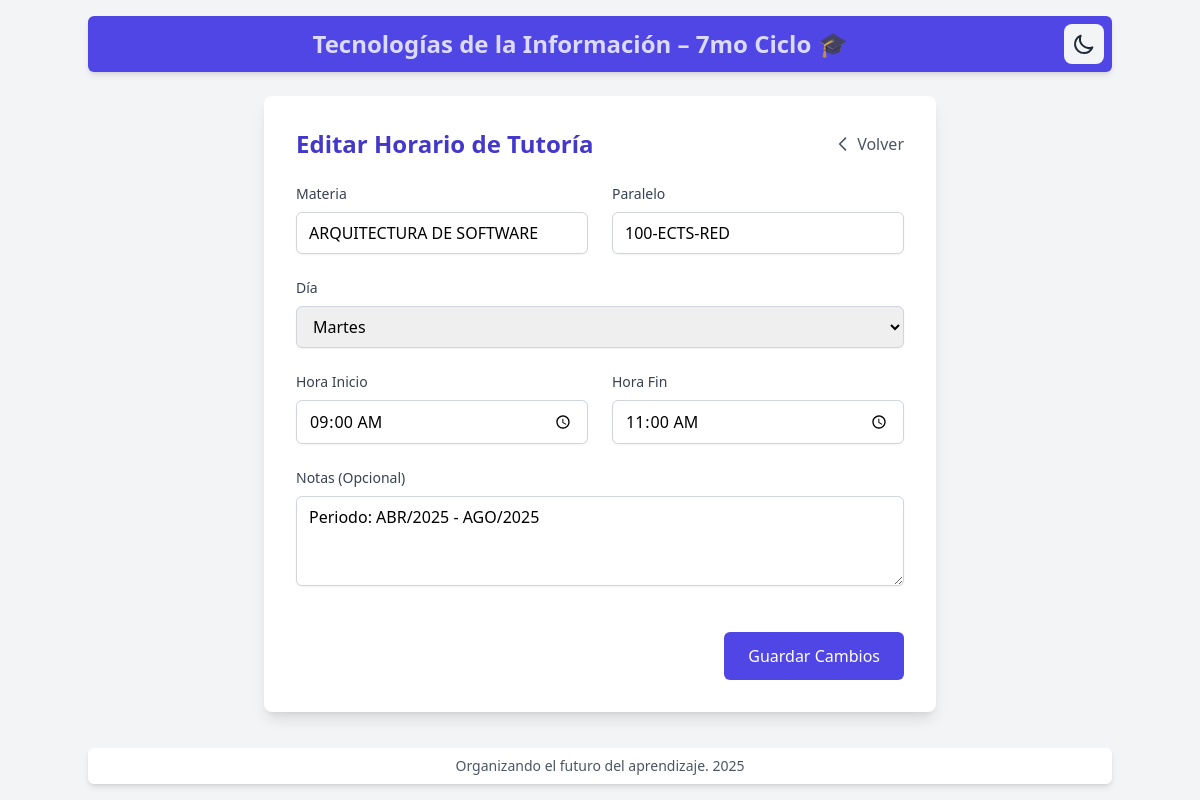
/editar/6/, run on the app's committed database.
### horarios/models.py (models this page shows, shortened)
class HorarioTutoria(models.Model):
    materia = models.CharField(max_length=100, default='Sin materia')
    paralelo = models.CharField(max_length=50, blank=True, null=True, verbose_name="Paralelo")
    dia = models.ForeignKey(DiaSemana, on_delete=models.CASCADE)
    hora_inicio = models.TimeField()
    hora_fin = models.TimeField()
    notas = models.TextField(blank=True, null=True, verbose_name="Notas (Opcional)")
    class Meta:
        verbose_name = "Horario de Tutoría"
        verbose_name_plural = "Horarios de Tutorías"
        ordering = ['dia', 'hora_inicio']

class DiaSemana(models.Model):
    nombre = models.CharField(max_length=10, unique=True)  # Lunes, Martes, etc.
    class Meta:
        verbose_name = "Día de la Semana"
        verbose_name_plural = "Días de la Semana"

### horarios/views.py (the view, shortened to what this page needs)
# urls.py: path('editar/<int:horario_id>/', views.editar_horario, name='editar_horario'),
def editar_horario(request, horario_id):
    horario = get_object_or_404(HorarioTutoria, id=horario_id)
    context = {
        'horario': horario,
        'dias_semana': DiaSemana.objects.all().order_by('id')
    }
    return render(request, 'horarios/editar_horario.html', context)

### horarios/templates/horarios/editar_horario.html (shortened to what this page needs)
{% extends 'base.html' %}
{% block content %}
<div class="max-w-2xl mx-auto bg-white dark:bg-gray-800 rounded-lg shadow-lg p-8">
    <div class="flex items-center justify-between mb-6">
        <h2 class="text-2xl font-semibold text-indigo-700 dark:text-indigo-400">Editar Horario de Tutoría</h2>
        <a href="{% url 'horarios:lista_horarios' %}"
           class="flex items-center text-gray-600 hover:text-gray-800 dark:text-gray-300 dark:hover:text-gray-100">
            <svg class="w-5 h-5 mr-1" fill="none" stroke="currentColor" viewBox="0 0 24 24">
                <path stroke-linecap="round" stroke-linejoin="round" stroke-width="2" d="M15 19l-7-7 7-7"/>
            </svg>
            Volver
        </a>
    </div>
    <form method="post" class="space-y-6">
        <div class="grid grid-cols-1 md:grid-cols-2 gap-6">
            <div>
                <label for="materia" class="block text-sm font-medium text-gray-700 dark:text-gray-300 mb-2">Materia</label>
                <input type="text" name="materia" id="materia" required value="{{ horario.materia }}"
                       class="w-full px-3 py-2 border border-gray-300 rounded-md shadow-sm focus:ring-indigo-500 focus:border-indigo-500 dark:bg-gray-700 dark:border-gray-600 dark:text-white">
            </div>
            <div>
                <label for="paralelo" class="block text-sm font-medium text-gray-700 dark:text-gray-300 mb-2">Paralelo</label>
                <input type="text" name="paralelo" id="paralelo" value="{{ horario.paralelo|default:'' }}" placeholder="Opcional"
                       class="w-full px-3 py-2 border border-gray-300 rounded-md shadow-sm focus:ring-indigo-500 focus:border-indigo-500 dark:bg-gray-700 dark:border-gray-600 dark:text-white">
            </div>
        </div>
        <div>
            <label for="dia" class="block text-sm font-medium text-gray-700 dark:text-gray-300 mb-2">Día</label>
            <select name="dia" id="dia" required
                    class="w-full px-3 py-2 border border-gray-300 rounded-md shadow-sm focus:ring-indigo-500 focus:border-indigo-500 dark:bg-gray-700 dark:border-gray-600 dark:text-white">
                {% for dia in dias_semana %}
                <option value="{{ dia.id }}" {% if dia.id == horario.dia.id %}selected{% endif %}>
                    {{ dia.nombre }}
                </option>
                {% endfor %}
            </select>
        </div>
        <div class="grid grid-cols-1 md:grid-cols-2 gap-6">
            <div>
                <label for="hora_inicio" class="block text-sm font-medium text-gray-700 dark:text-gray-300 mb-2">
                    Hora Inicio
                </label>
                <input type="time"
                       id="hora_inicio"
                       name="hora_inicio"
                       value="{{ horario.hora_inicio|time:'H:i' }}"
                       required
                       class="w-full px-3 py-2 border border-gray-300 rounded-md shadow-sm focus:ring-indigo-500 focus:border-indigo-500 dark:bg-gray-700 dark:border-gray-600 dark:text-white" />
            </div>
            <div>
                <label for="hora_fin" class="block text-sm font-medium text-gray-700 dark:text-gray-300 mb-2">
                    Hora Fin
                </label>
                <input type="time"
                       id="hora_fin"
                       name="hora_fin"
                       value="{{ horario.hora_fin|time:'H:i' }}"
                       required
                       class="w-full px-3 py-2 border border-gray-300 rounded-md shadow-sm focus:ring-indigo-500 focus:border-indigo-500 dark:bg-gray-700 dark:border-gray-600 dark:text-white" />
            </div>
        </div>
        <div>
            <label for="notas" class="block text-sm font-medium text-gray-700 dark:text-gray-300 mb-2">Notas (Opcional)</label>
            <textarea name="notas" id="notas" rows="3" placeholder="Información adicional..."
                      class="w-full px-3 py-2 border border-gray-300 rounded-md shadow-sm focus:ring-indigo-500 focus:border-indigo-500 dark:bg-gray-700 dark:border-gray-600 dark:text-white">{{ horario.notas|default:'' }}</textarea>
        </div>
        <div class="flex justify-end space-x-4 pt-4">
            <button type="submit"
                    class="px-6 py-3 bg-indigo-600 text-white rounded-md hover:bg-indigo-700 focus:outline-none focus:ring-2 focus:ring-offset-2 focus:ring-indigo-500 transition-colors dark:bg-indigo-500 dark:hover:bg-indigo-600">
                Guardar Cambios
            </button>
        </div>
    </form>
</div>
{% endblock %}

### data on the page
HorarioTutoria: materia "ARQUITECTURA DE SOFTWARE", paralelo "100-ECTS-RED", dia "Martes", hora_inicio "09:00", hora_fin "11:00", notas "Periodo: ABR/2025 - AGO/2025"
